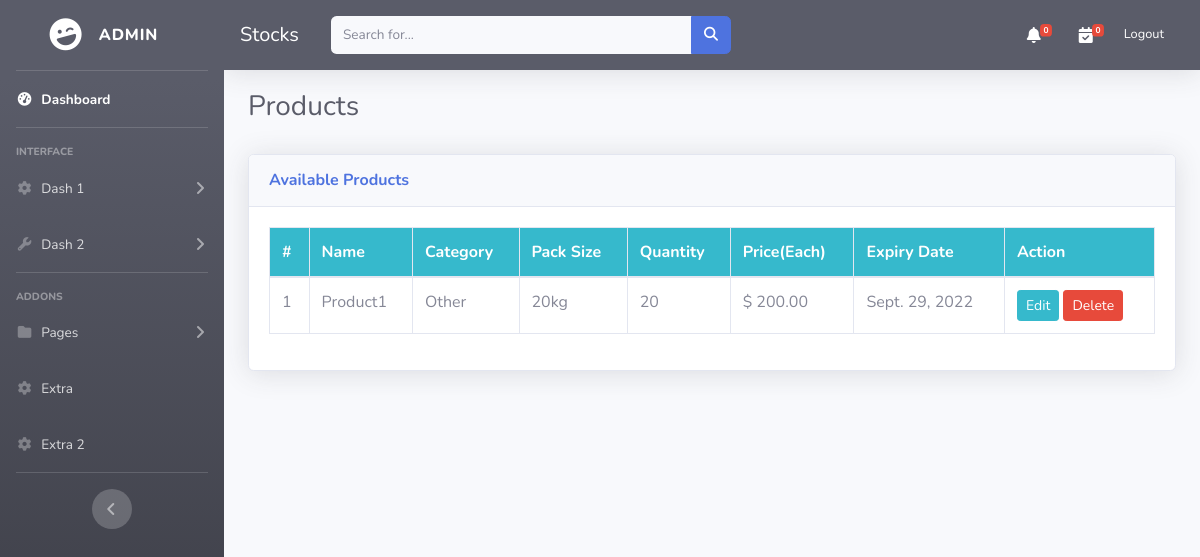
Page /products/ (signed in) on the earlier database version.
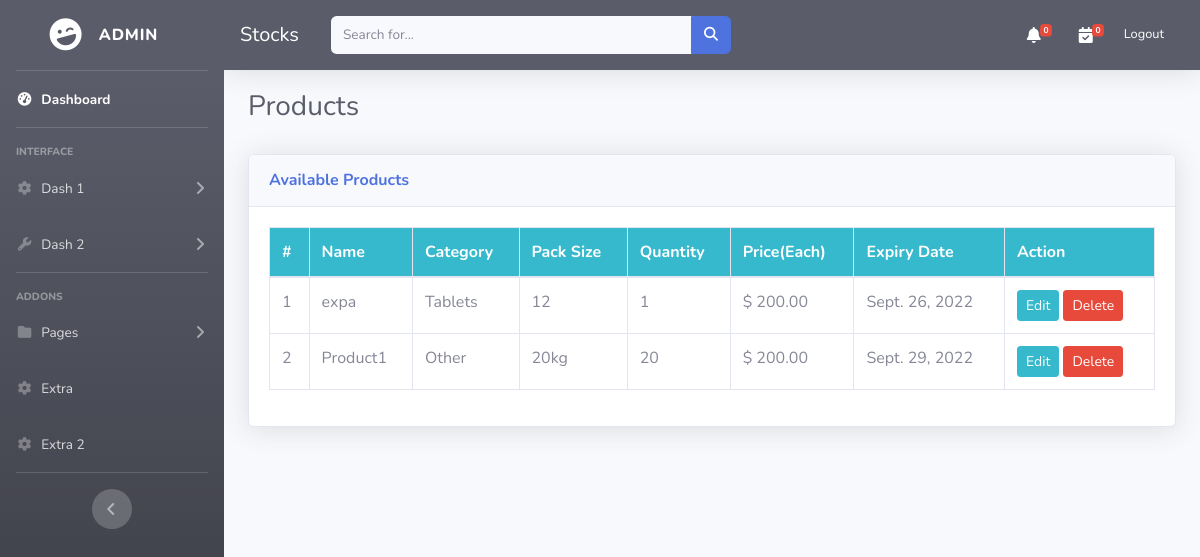
Same page on the later database version.
### dashboard/models.py (models this page shows, shortened)
class Product(models.Model):
    vendor = models.ForeignKey(Vendor, related_name="products", on_delete=models.CASCADE,null=True,blank=True)
    title = models.CharField(max_length=255,null=True, blank=True)
    slug = models.SlugField(max_length=55)
    description = models.TextField(blank=True, null=True)
    price = models.DecimalField(max_digits=50, decimal_places=2)
    added_date = models.DateTimeField(auto_now_add=True)
    category = models.CharField(choices=CATEGORY_CHOICES, max_length=255,null=True, blank=True)
    pack_size = models.CharField(max_length=255,null=True,blank=True)
    quantity = models.PositiveIntegerField(default=1)
    expiry_date = models.DateField(blank=True,null=True, help_text='date in format yyyy-mm-dd')
    class Meta:
        ordering = ['-added_date']

### dashboard/views.py (the view)
# urls.py: path('products/', views.products , name= 'products'),##check
@login_required(login_url='login')
def products(request,):
    context = {
        'stocks': Product.objects.filter(vendor=request.user.vendor),
    }
    return render(request, 'skeleton/products.html', context)

### dashboard/context_processors.py (called while the page is built)
def notifications(request):
    allnotifications = BroadcastNotification.objects.all()
    return {'notifications': allnotifications}

def cart(request):
    return {'cart': Cart(request)}

### templates/skeleton/products.html (shortened to what this page needs)
{% extends 'body/base.html' %}
{% load crispy_forms_tags %}
{% block content %}
<div class="container-fluid">
    <div class="d-sm-flex align-items-center justify-content-between mb-4">
        <h1 class="h3 mb-0 text-gray-800" style='margin-top:20px;'>Products</h1>
    </div>
        <div class="card shadow mb-4" style='margin-top:30px;'>
            <div class="card-header py-3">
                <h6 class="m-0 font-weight-bold text-primary">Available Products</h6>
            </div>
            <div class="card-body">
                <div class="table-responsive">
                    <table class="table table-bordered" id="dataTable" width="100%" cellspacing="0">
                        <thead class='bg-info'>
                            <tr class="text-white">
                                <th scope="col">#</th>
                                <th scope="col">Name</th>
                                <th scope="col">Category</th>
                                <th scope="col">Pack Size</th>
                                <th scope='col'>Quantity</th>
                                <th scope="col">Price(Each)</th>
                                <th scope="col">Expiry Date</th>
                                <th scope="col">Action</th>
                            </tr>
                        </thead>
                        <tbody>
                            {% for stocks  in stocks  %}
                            <tr>
                                <td>{{forloop.counter}}</td>
                                <td>{{ stocks.title }}</td>
                                <td>{{ stocks.category }}</td>
                                <td>{{ stocks.pack_size }}</td>
                                <td>{{ stocks.quantity }}</td>
                                <td>$ {{ stocks.price }}</td>
                                <td>{{ stocks.expiry_date }}</td>
                                <td>
                                    <a class="btn btn-info btn-sm" href="{% url 'update' stocks.id %}">Edit</a>
                                    <a class="btn btn-danger btn-sm" href="{% url 'delete' stocks.id %}">Delete</a>
                                </td>
                            </tr>
                            {% endfor %}
                        </tbody>
                    </table>
                </div>
            </div>
        </div>
</div>
{% endblock %}

Differences in the rows shown:
added Product: title "expa", category "Tablets", pack_size "12", quantity "1", price "200.00", expiry_date "Sept. 26, 2022"
